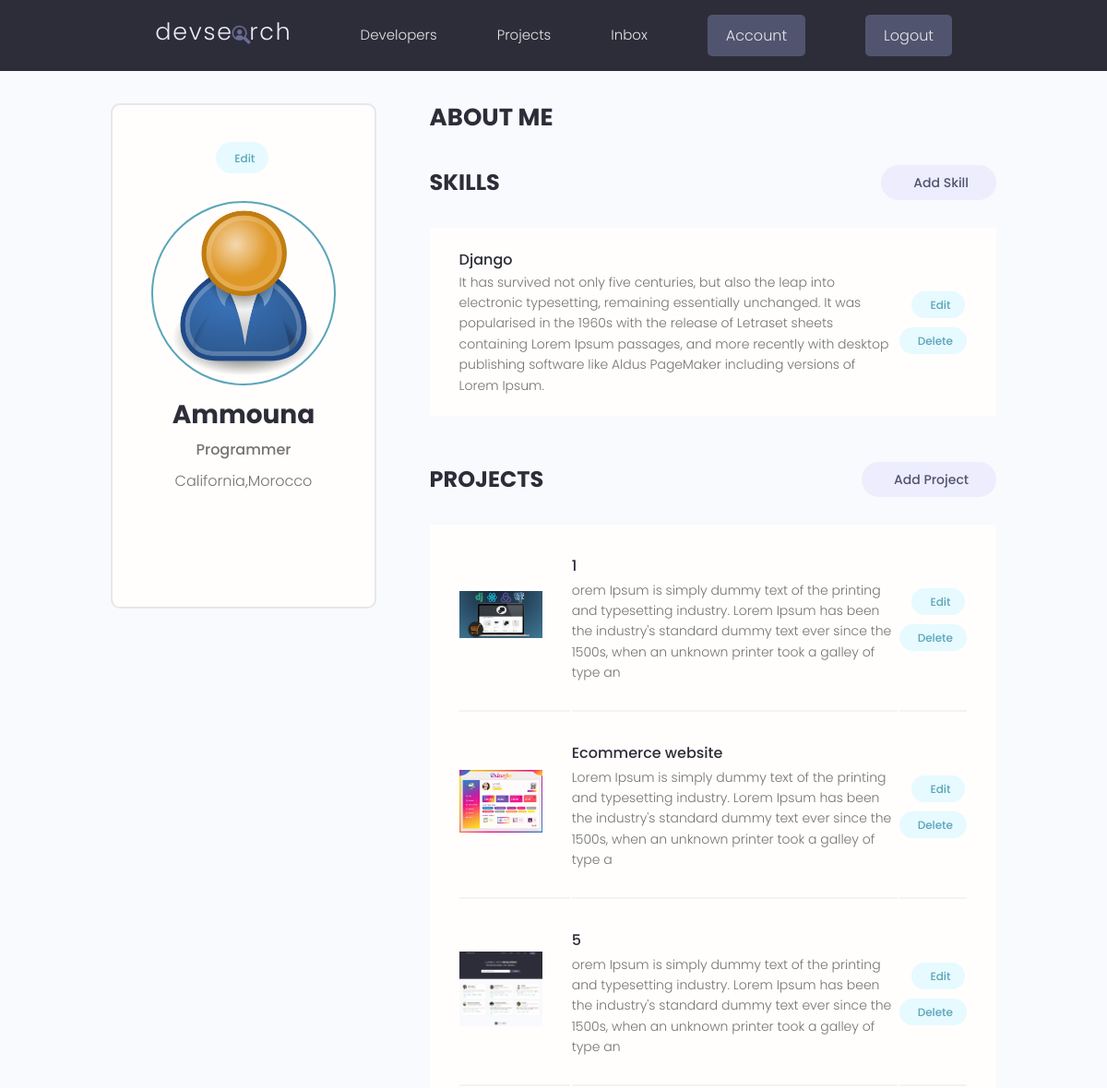
Before: /account/ (signed in, upper part) with the older database file.
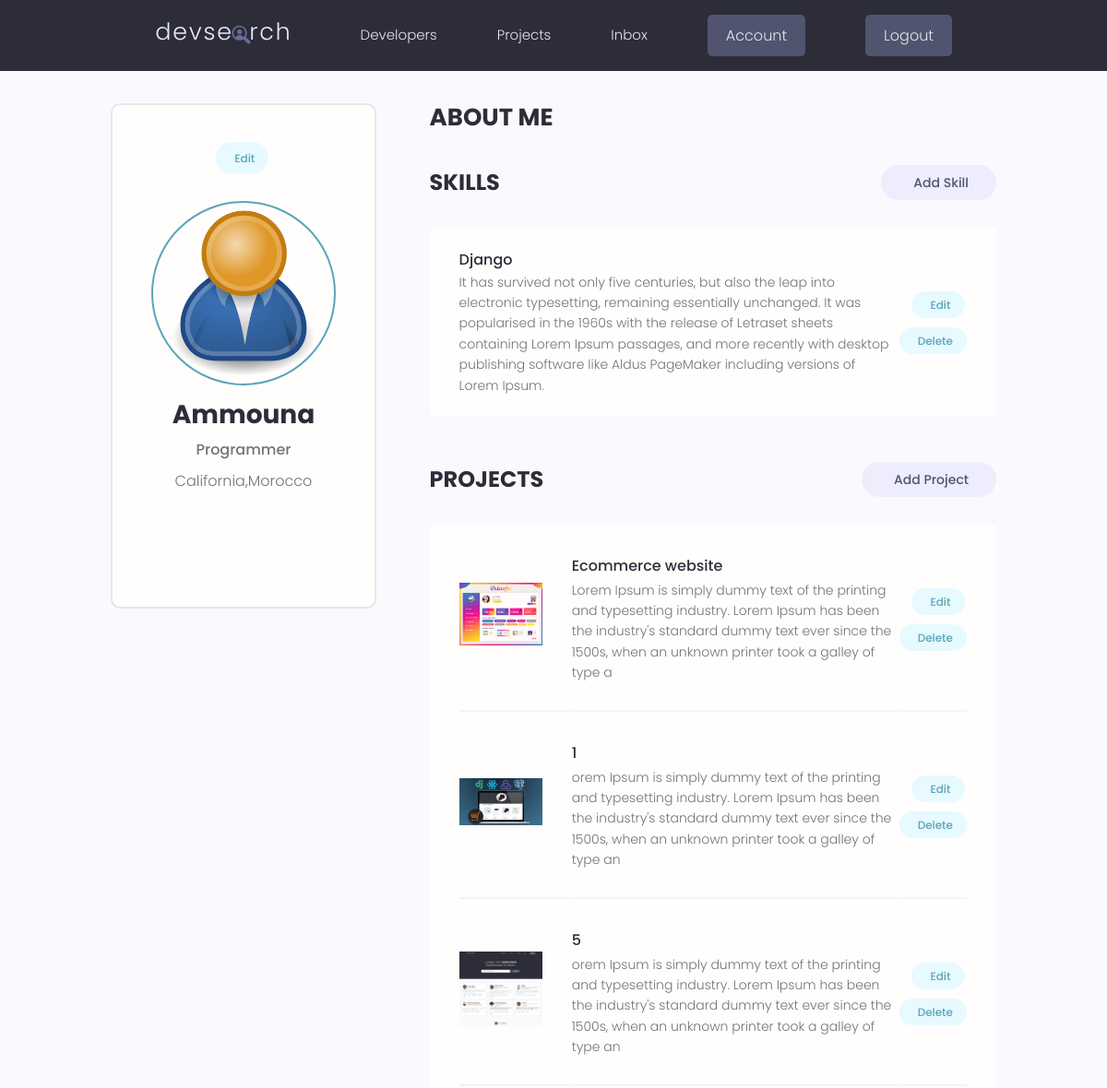
After: the same page with the newer database file.
### users/models.py (models this page shows, shortened)
class Skill(models.Model):
    owner = models.ForeignKey(Profile,on_delete=models.CASCADE, null = True, blank=True)
    name = models.CharField(max_length=200,null = True, blank=True)
    description = models.TextField(null = True, blank=True)
    created =  models.DateTimeField(auto_now_add=True)
    id = models.UUIDField(default=uuid.uuid4,unique=True, primary_key=True,editable=False)

### projects/models.py (models this page shows, shortened)
class  Project(models.Model):
    owner = models.ForeignKey(Profile,null=True, blank=True,on_delete=models.SET_NULL)
    title = models.CharField(max_length=200)
    description = models.TextField(null=True, blank=True)
    featured_image =models.ImageField(null=True,blank=True,default="default.jpg")
    demo_link = models.CharField(max_length=2000, null=True,blank=True)
    source_link = models.CharField(max_length=2000, null=True,blank=True)
    tags = models.ManyToManyField('Tag', blank=True)
    vote_total = models.IntegerField(default=0,null=True,blank=True)
    vote_ratio = models.IntegerField(default=0,null=True,blank=True)
    created =  models.DateTimeField(auto_now_add=True)
    id = models.UUIDField(default=uuid.uuid4,unique=True, primary_key=True,editable=False)
    class Meta:
        ordering = ['-vote_ratio', '-vote_total','title']

### users/views.py (the view)
# urls.py: path('account/',views.userAccount,name='account-path'),
@login_required(login_url='login-path')
def userAccount(request):
    profileUser = request.user.profile
    projects = profileUser.project_set.all()
    context = {'profileUser': profileUser,'projects': projects}
    return render(request,'users/account.html',context)

### users/templates/users/account.html (shortened to what this page needs)
{% extends 'main.html' %}
{% block content %}
    <main class="settingsPage profile my-md">
      <div class="container">
        <div class="layout">
          <div class="column column--1of3">
            <div class="card text-center">
              <div class="card__body dev">
                <a class="tag tag--pill tag--main settings__btn" href="{% url 'edit-account-path' %}"> Edit</a>
                <img class="avatar avatar--xl dev__avatar" src="{{ profileUser.profile_image.url }}" />
                <h2 class="dev__name">{{profileUser.name}}</h2>
                <p class="dev__title">{{profileUser.short_intro}}</p>
                <p class="dev__location">{{profileUser.location}}</p>
                <ul class="dev__social">
                </ul>
              </div>
            </div>
          </div>
          <div class="column column--2of3">
            <div class="devInfo">
              <h3 class="devInfo__title">About Me</h3>
            </div>
            <div class="settings">
              <h3 class="settings__title">Skills</h3>
              <a class="tag tag--pill tag--sub settings__btn tag--lg" href="{% url 'create-skill-path' %}"> Add Skill</a>
            </div>
            <table class="settings__table">
                {% for skill in profileUser.skill_set.all %}
                <tr>
                <td class="settings__tableInfo">
                  <h4>{{skill.name}}</h4>
                  <p>{{skill.description}}</p>
                </td>
                <td class="settings__tableActions">
                  <a class="tag tag--pill tag--main settings__btn" href="{% url 'update-skill-path' skill.id %}"> Edit</a>
                  <a class="tag tag--pill tag--main settings__btn" href="{% url 'delete-skill-path' skill.id %}?next=/account">
                    Delete</a>
                </td>
               </tr>
                {% endfor %}
            </table>
            <div class="settings">
              <h3 class="settings__title">Projects</h3>
              <a class="tag tag--pill tag--sub settings__btn tag--lg" href="{% url 'createProject-path' %}"> Add Project</a>
            </div>
            <table class="settings__table">
              {% for project  in projects  %}
              <tr>
                <td class="settings__thumbnail">
                  <a href="{% url 'project-path' project.id %}"><img src="{{ project.featured_image.url }}" alt="Project Thumbnail" /></a>
                </td>
                <td class="settings__tableInfo">
                  <a href="{% url 'project-path' project.id %}">{{project.title}}</a>
                  <p>{{project.description|slice:"200"}}</p>
                </td>
                <td class="settings__tableActions">
                  <a class="tag tag--pill tag--main settings__btn" href="{% url 'updateProject-path' project.id %}"> Edit</a>
                  <a class="tag tag--pill tag--main settings__btn" href="{% url 'deleteProject-path' project.id %}?next=/account">Delete</a>
                </td>
              </tr>
              {% endfor %}
            </table>
          </div>
        </div>
      </div>
    </main>
{% endblock content %}

Changed rows visible on the page:
changed Project "Ecommerce website": moves up the list
